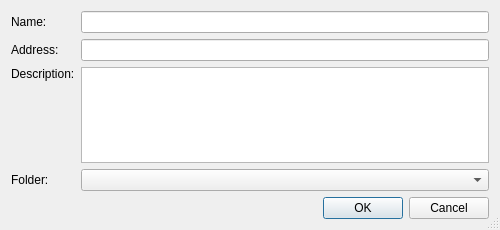
<?xml version="1.0" encoding="UTF-8"?>
<ui version="4.0">
 <class>AddBookmarkDialog</class>
 <widget class="QDialog" name="AddBookmarkDialog">
  <property name="geometry">
   <rect>
    <x>0</x>
    <y>0</y>
    <width>500</width>
    <height>230</height>
   </rect>
  </property>
  <property name="minimumSize">
   <size>
    <width>500</width>
    <height>0</height>
   </size>
  </property>
  <property name="maximumSize">
   <size>
    <width>500</width>
    <height>250</height>
   </size>
  </property>
  <property name="windowTitle">
   <string>Add Bookmark</string>
  </property>
  <property name="sizeGripEnabled">
   <bool>true</bool>
  </property>
  <layout class="QGridLayout" name="gridLayout">
   <item row="0" column="0">
    <widget class="QLabel" name="label_2">
     <property name="text">
      <string>Name:</string>
     </property>
    </widget>
   </item>
   <item row="0" column="1">
    <widget class="E5LineEdit" name="nameEdit">
     <property name="toolTip">
      <string>Enter the name</string>
     </property>
    </widget>
   </item>
   <item row="1" column="0">
    <widget class="QLabel" name="label_3">
     <property name="text">
      <string>Address:</string>
     </property>
    </widget>
   </item>
   <item row="1" column="1">
    <widget class="E5LineEdit" name="addressEdit">
     <property name="toolTip">
      <string>Enter the address</string>
     </property>
    </widget>
   </item>
   <item row="2" column="0">
    <widget class="QLabel" name="label">
     <property name="text">
      <string>Description:</string>
     </property>
     <property name="alignment">
      <set>Qt::AlignLeading|Qt::AlignLeft|Qt::AlignTop</set>
     </property>
    </widget>
   </item>
   <item row="2" column="1">
    <widget class="QPlainTextEdit" name="descriptionEdit">
     <property name="toolTip">
      <string>Enter a description</string>
     </property>
    </widget>
   </item>
   <item row="3" column="0">
    <widget class="QLabel" name="label_4">
     <property name="text">
      <string>Folder:</string>
     </property>
    </widget>
   </item>
   <item row="3" column="1">
    <widget class="QComboBox" name="locationCombo"/>
   </item>
   <item row="4" column="0" colspan="2">
    <widget class="QDialogButtonBox" name="buttonBox">
     <property name="orientation">
      <enum>Qt::Horizontal</enum>
     </property>
     <property name="standardButtons">
      <set>QDialogButtonBox::Cancel|QDialogButtonBox::Ok</set>
     </property>
    </widget>
   </item>
  </layout>
 </widget>
 <customwidgets>
  <customwidget>
   <class>E5LineEdit</class>
   <extends>QLineEdit</extends>
   <header>E5Gui/E5LineEdit.h</header>
  </customwidget>
 </customwidgets>
 <tabstops>
  <tabstop>nameEdit</tabstop>
  <tabstop>addressEdit</tabstop>
  <tabstop>descriptionEdit</tabstop>
  <tabstop>locationCombo</tabstop>
  <tabstop>buttonBox</tabstop>
 </tabstops>
 <resources/>
 <connections>
  <connection>
   <sender>buttonBox</sender>
   <signal>accepted()</signal>
   <receiver>AddBookmarkDialog</receiver>
   <slot>accept()</slot>
   <hints>
    <hint type="sourcelabel">
     <x>248</x>
     <y>254</y>
    </hint>
    <hint type="destinationlabel">
     <x>157</x>
     <y>274</y>
    </hint>
   </hints>
  </connection>
  <connection>
   <sender>buttonBox</sender>
   <signal>rejected()</signal>
   <receiver>AddBookmarkDialog</receiver>
   <slot>reject()</slot>
   <hints>
    <hint type="sourcelabel">
     <x>316</x>
     <y>260</y>
    </hint>
    <hint type="destinationlabel">
     <x>286</x>
     <y>274</y>
    </hint>
   </hints>
  </connection>
 </connections>
</ui>
